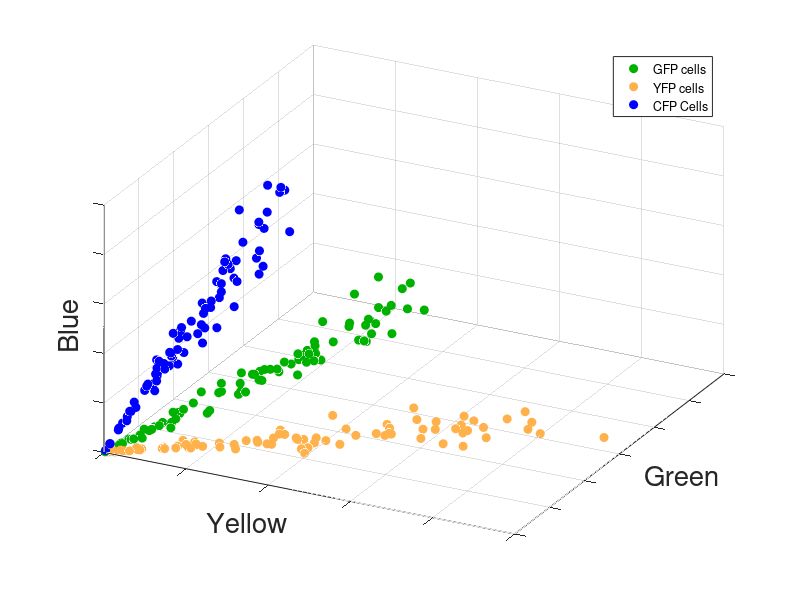
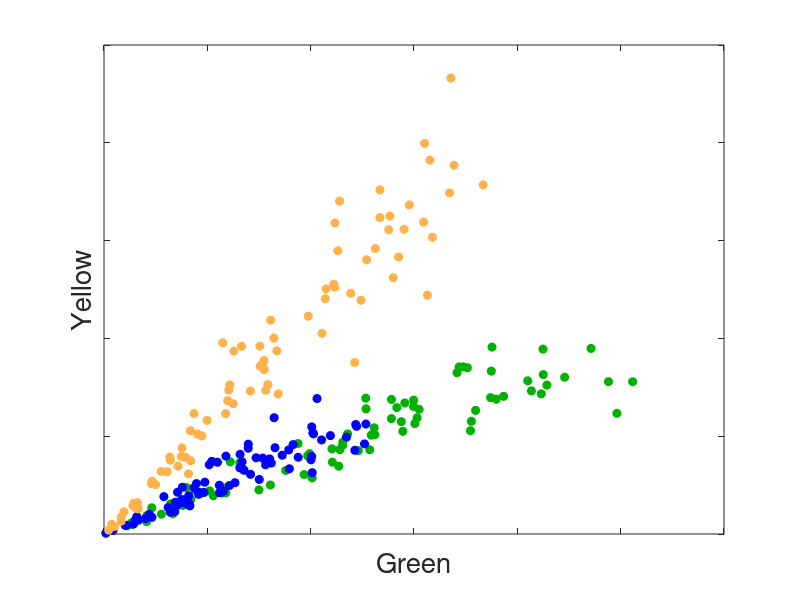

Source code (MATLAB) for these figures, in order:
%change to current dir
cd(fileparts(mfilename('fullpath')))

load emissionspectra.mat

violet = [387 447];
% blue = [463 487];
% green = [489 528];
yellow = [531 556];
red = [572 642];
farred = [641 709];

blue = [463 500];
green = [502 528];

intensityFraction = @(filter, spectrum) sum(spectrum(lambda > filter(1) & lambda < filter(2) )) / sum(spectrum); 
intensityTriple = @(spectrum) [intensityFraction(yellow,spectrum) intensityFraction(green,spectrum) intensityFraction(blue,spectrum) ]; 

% plot points
numPoints = 80;
noiseFactor = 8;

%figure 1-- 3d points
figure (1)
% GFP
ratio = intensityTriple(gfp);
ratio = ratio ./ norm(ratio);
xyz = repmat(ratio,numPoints,1);
intensity = randi(255,numPoints,1);
xyz = xyz .* repmat(intensity,1,3);
%add noise
xyzG =xyz + normrnd(0,xyz / noiseFactor);
scatter3(xyzG(:,1),xyzG(:,2),xyzG(:,3), 'filled',...
    'MarkerEdgeColor',[0 0.7 0], 'MarkerFaceColor', [0 0.7 0] )
hold on

% YFP
ratio = intensityTriple(yfp);
ratio = ratio ./ norm(ratio);xyz = repmat(ratio,numPoints,1);
intensity = randi(255,numPoints,1);
xyz = xyz .* repmat(intensity,1,3);
%add noise
xyzY =xyz + normrnd(0,xyz / noiseFactor);
scatter3(xyzY(:,1),xyzY(:,2),xyzY(:,3), 'filled',...
    'MarkerEdgeColor',[1 0.7 0.3], 'MarkerFaceColor',[1 0.7 0.3] )

% CFP
ratio = intensityTriple(cfp);
ratio = ratio ./ norm(ratio);
xyz = repmat(ratio,numPoints,1);
intensity = randi(255,numPoints,1);
xyz = xyz .* repmat(intensity,1,3);
%add noise
xyzB =xyz + normrnd(0,xyz / noiseFactor);
scatter3(xyzB(:,1),xyzB(:,2),xyzB(:,3), 'filled',...
    'MarkerEdgeColor',[0 0 1], 'MarkerFaceColor', [0 0 1] )

hold off

view(27,36)
xlabel('Yellow','FontSize',20)
ylabel('Green','FontSize',20)
zlabel('Blue','FontSize',20)
set(gca,'GridLineStyle','-')
set(gca,'XTickLabel', [])
set(gca,'YTickLabel', [])
set(gca,'ZTickLabel', [])
legend('GFP cells','YFP cells','CFP Cells')
print('3DPoints figure','-depsc')

%figure 2 2d points
figure (2)
plot(xyzG(:,2),xyzG(:,1),'o','MarkerFaceColor',[0 0.7 0],'MarkerEdgeColor',[0 0.7 0])
hold on
plot(xyzB(:,2),xyzB(:,1),'o','MarkerFaceColor',[0 0 1],'MarkerEdgeColor',[0 0 1])
plot(xyzY(:,2),xyzY(:,1),'o','MarkerFaceColor',[1 0.7 0.3],'MarkerEdgeColor',[1 0.7 0.3])
set(gca,'XTickLabel', [])
set(gca,'YTickLabel', [])

xlabel('Green','FontSize',20)
ylabel('Yellow','FontSize',20)
hold off
print('2d Points Figure','-depsc')
legend('GFP cells','CFP Cells','YFP Cells')



